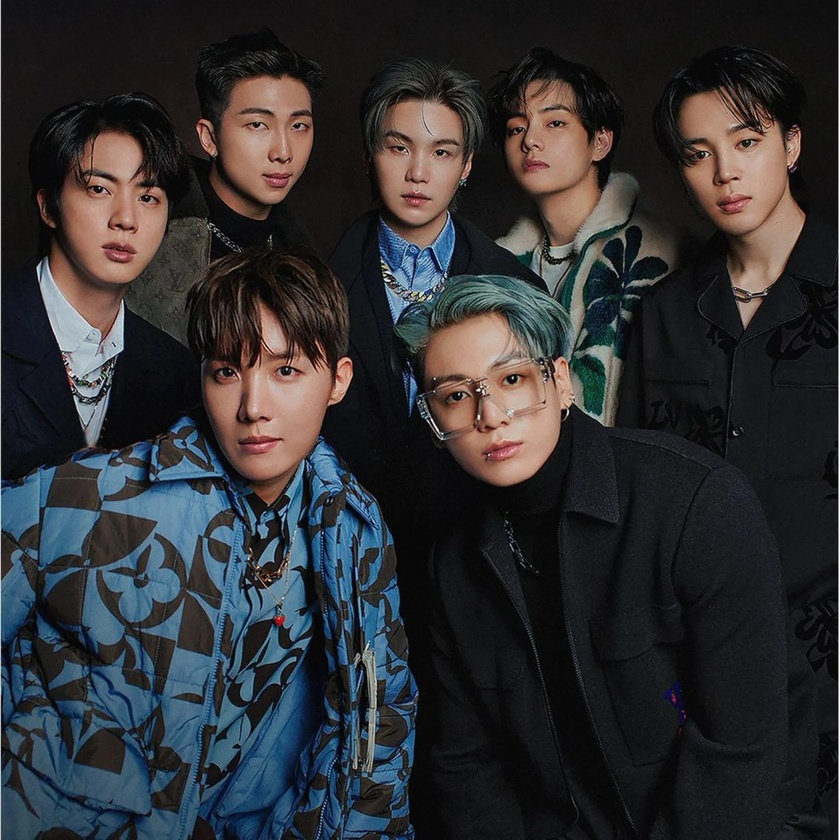
#> input picture day7/face.jpg, 840 x 840 px, shrunk from 1600 x 1600 before the run
$ jupyter execute face.ipynb
#> lines starting #> are read from the running program, lines starting #| are printed output that depends on the picture
[cell 1]
import cv2
import matplotlib.pyplot as plt

[cell 2]
img=cv2.imread("face.jpg")
#> img is the input picture: shape (840, 840, 3); mean B, G, R 50.4, 47.8, 48.1

[cell 3]
img_gray=cv2.cvtColor(img,cv2.COLOR_BGR2GRAY)
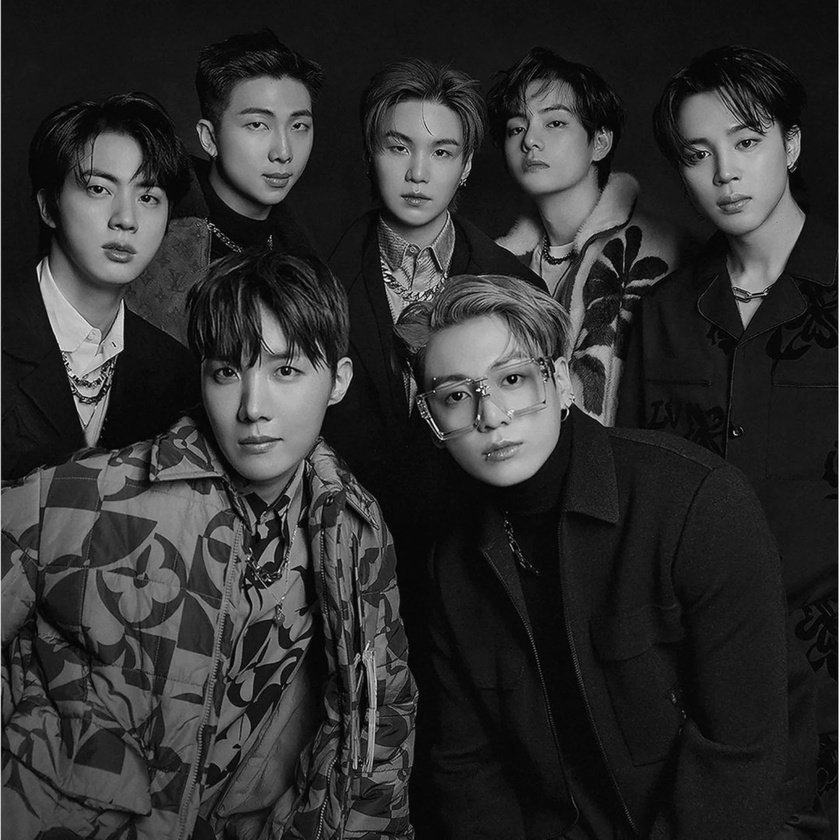
#> img_gray: shape (840, 840); min 0, max 255, mean 48.2
img_rgb=cv2.cvtColor(img,cv2.COLOR_BGR2RGB)

[cell 4]
stop_data=cv2.CascadeClassifier("haarcascade_frontalface_default.xml")
found=stop_data.detectMultiScale(img_gray,minSize=(20,20))
#> found = [[68, 384, 45, 45], [248, 648, 61, 61], [218, 79, 115, 115], [363, 105, 114, 114], [486, 87, 103, 103], [660, 99, 126, 126], [53, 142, 132, 132], [174, 307, 170, 170], [408, 324, 162, 162]]

[cell 5]
amount_found=len(found)
#> amount_found = 9
if(amount_found !=0):
    for (x,y,width,height) in found:
        cv2.rectangle(img_rgb,(x,y),(x+height,y+width),(139,0,0),10)
#> this loop made 9 passes
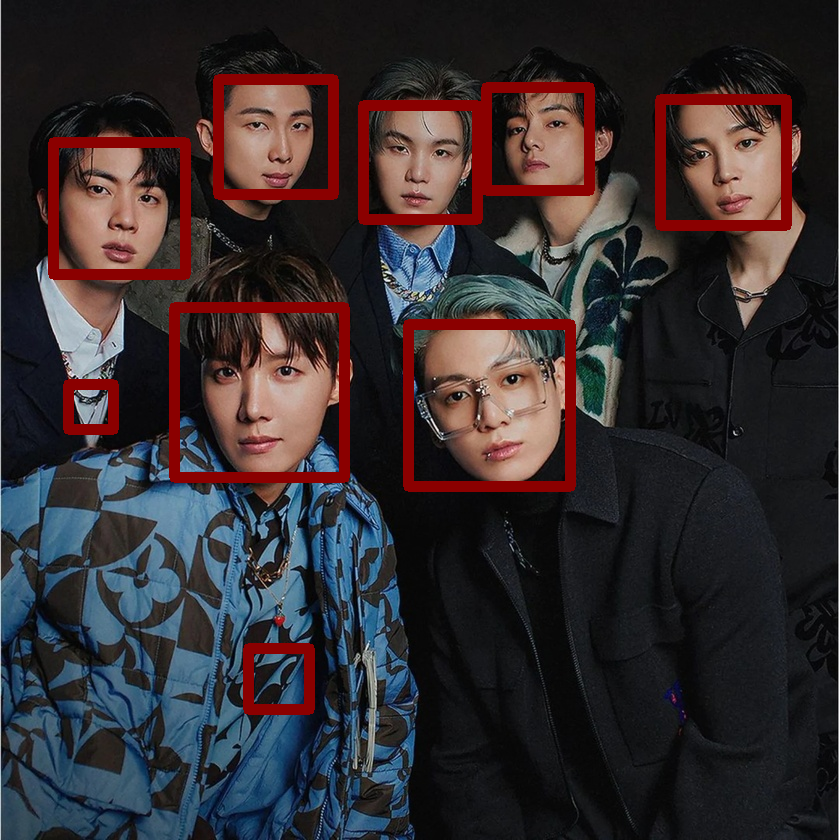
#> img_rgb: shape (840, 840, 3); mean R, G, B 53.3, 44.7, 47.4

$ run again, with day7/stop.jpg copied over day7/face.jpg
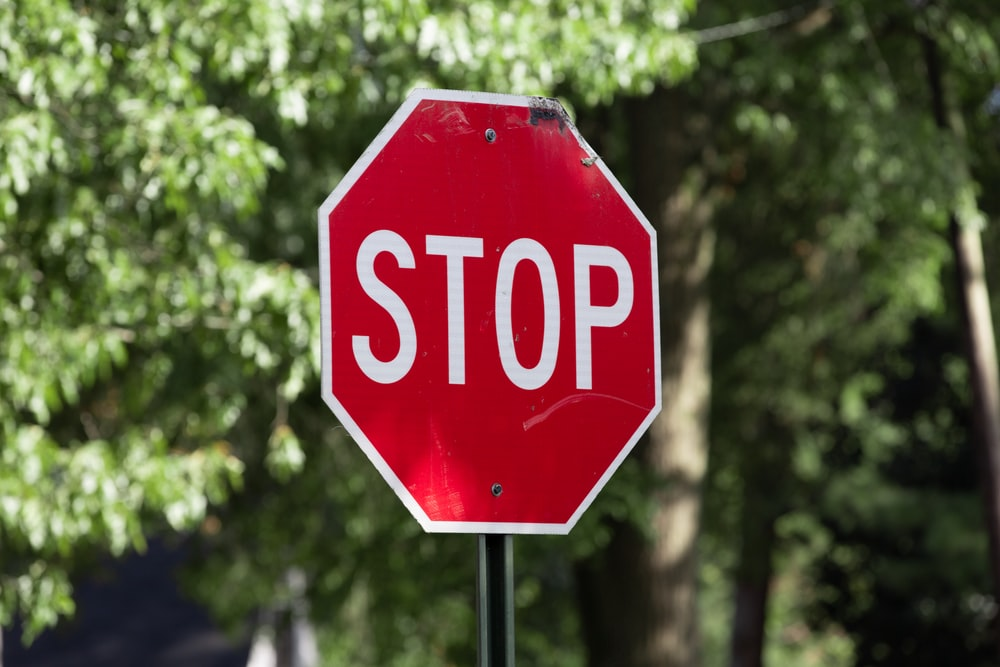
#> input picture day7/stop.jpg, 1000 x 667 px
#> img is the input picture: shape (667, 1000, 3); mean B, G, R 59.4, 81.7, 96.4
#> `img_gray=cv2.cvtColor(img,cv2.COLOR_BGR2GRAY)`:
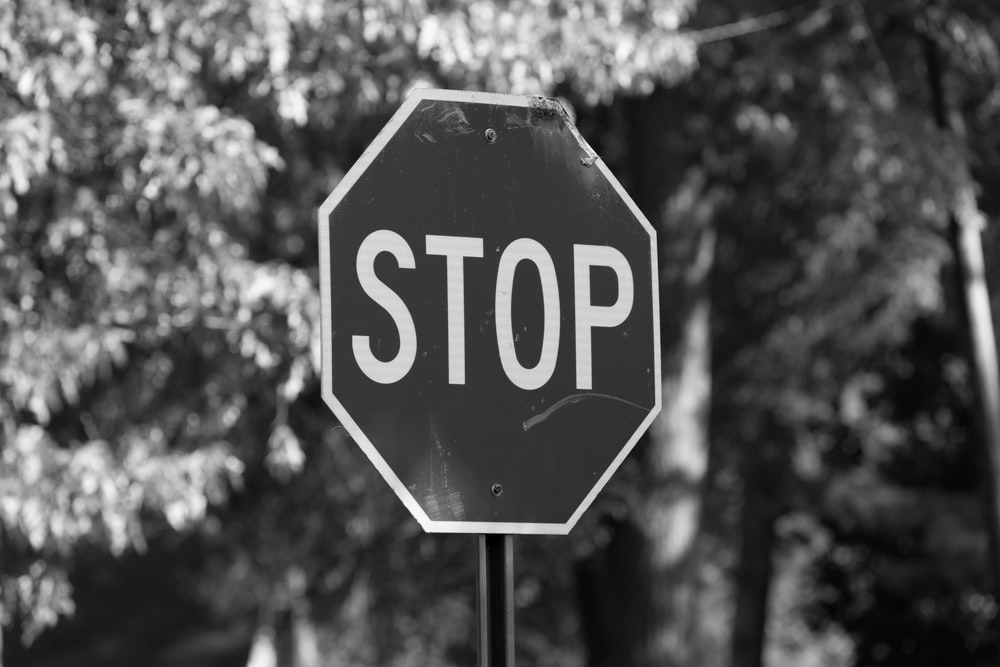
#> img_gray: shape (667, 1000); min 0, max 255, mean 83.5
#> found = [[85, 278, 68, 68]]
#> amount_found = 1
#> the loop `for (x,y,width,height) in found:` made 1 pass
#> after the loop `for (x,y,width,height) in found:`:
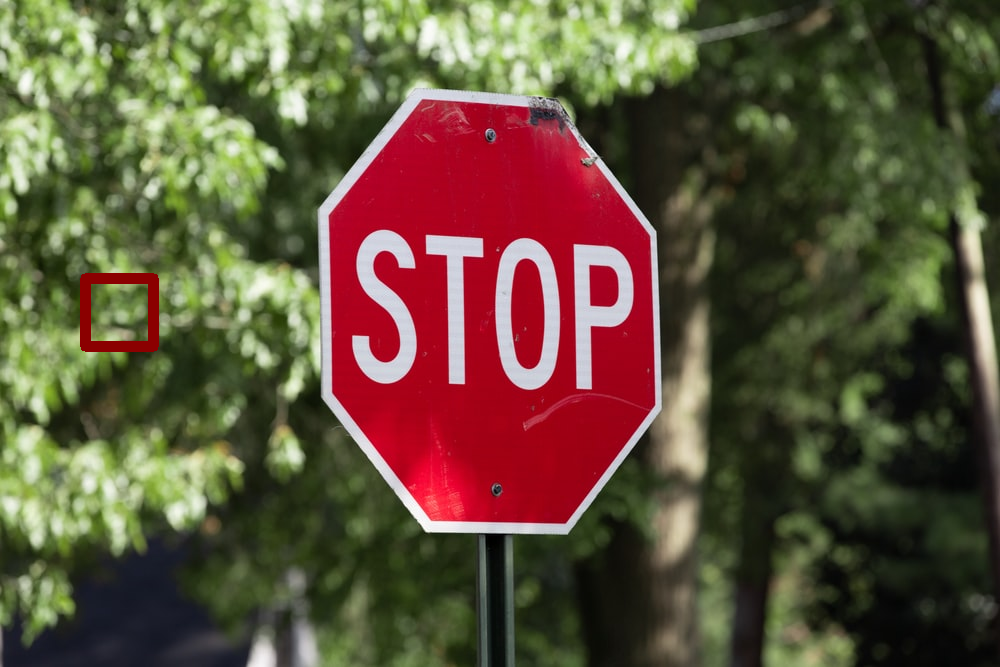
#> img_rgb: shape (667, 1000, 3); mean R, G, B 96.5, 81.1, 59.1
